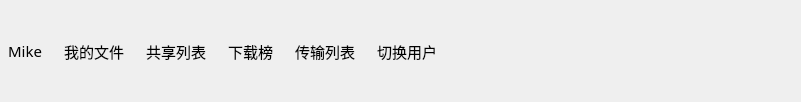
<?xml version="1.0" encoding="UTF-8"?>
<ui version="4.0">
 <class>MainWidgetButton</class>
 <widget class="QWidget" name="MainWidgetButton">
  <property name="geometry">
   <rect>
    <x>0</x>
    <y>0</y>
    <width>801</width>
    <height>102</height>
   </rect>
  </property>
  <property name="font">
   <font>
    <family>宋体</family>
    <pointsize>11</pointsize>
   </font>
  </property>
  <property name="windowTitle">
   <string>Form</string>
  </property>
  <layout class="QGridLayout" name="gridLayout">
   <property name="leftMargin">
    <number>0</number>
   </property>
   <property name="topMargin">
    <number>0</number>
   </property>
   <property name="rightMargin">
    <number>0</number>
   </property>
   <property name="bottomMargin">
    <number>0</number>
   </property>
   <property name="spacing">
    <number>0</number>
   </property>
   <item row="0" column="0" rowspan="2">
    <widget class="QFrame" name="frame">
     <property name="frameShape">
      <enum>QFrame::NoFrame</enum>
     </property>
     <property name="frameShadow">
      <enum>QFrame::Raised</enum>
     </property>
     <layout class="QHBoxLayout" name="horizontalLayout">
      <property name="spacing">
       <number>6</number>
      </property>
      <property name="leftMargin">
       <number>0</number>
      </property>
      <property name="topMargin">
       <number>0</number>
      </property>
      <property name="rightMargin">
       <number>0</number>
      </property>
      <property name="bottomMargin">
       <number>0</number>
      </property>
      <item>
       <widget class="QToolButton" name="buttonUser">
        <property name="text">
         <string>Mike</string>
        </property>
        <property name="icon">
         <iconset resource="image.qrc">
          <normaloff>:/image/title_user.png</normaloff>:/image/title_user.png</iconset>
        </property>
        <property name="iconSize">
         <size>
          <width>70</width>
          <height>70</height>
         </size>
        </property>
        <property name="autoRepeat">
         <bool>false</bool>
        </property>
        <property name="toolButtonStyle">
         <enum>Qt::ToolButtonTextUnderIcon</enum>
        </property>
        <property name="autoRaise">
         <bool>true</bool>
        </property>
       </widget>
      </item>
      <item>
       <widget class="QToolButton" name="buttonMyFiles">
        <property name="text">
         <string>我的文件</string>
        </property>
        <property name="icon">
         <iconset resource="image.qrc">
          <normaloff>:/image/tile_file.png</normaloff>:/image/tile_file.png</iconset>
        </property>
        <property name="iconSize">
         <size>
          <width>50</width>
          <height>50</height>
         </size>
        </property>
        <property name="autoRepeat">
         <bool>false</bool>
        </property>
        <property name="toolButtonStyle">
         <enum>Qt::ToolButtonTextUnderIcon</enum>
        </property>
        <property name="autoRaise">
         <bool>true</bool>
        </property>
       </widget>
      </item>
      <item>
       <widget class="QToolButton" name="buttonShareFiles">
        <property name="text">
         <string>共享列表</string>
        </property>
        <property name="icon">
         <iconset resource="image.qrc">
          <normaloff>:/image/title_share.png</normaloff>:/image/title_share.png</iconset>
        </property>
        <property name="iconSize">
         <size>
          <width>50</width>
          <height>50</height>
         </size>
        </property>
        <property name="autoRepeat">
         <bool>false</bool>
        </property>
        <property name="toolButtonStyle">
         <enum>Qt::ToolButtonTextUnderIcon</enum>
        </property>
        <property name="autoRaise">
         <bool>true</bool>
        </property>
       </widget>
      </item>
      <item>
       <widget class="QToolButton" name="buttonRankingList">
        <property name="text">
         <string>下载榜</string>
        </property>
        <property name="icon">
         <iconset resource="image.qrc">
          <normaloff>:/image/tile_hot.png</normaloff>:/image/tile_hot.png</iconset>
        </property>
        <property name="iconSize">
         <size>
          <width>50</width>
          <height>50</height>
         </size>
        </property>
        <property name="autoRepeat">
         <bool>false</bool>
        </property>
        <property name="toolButtonStyle">
         <enum>Qt::ToolButtonTextUnderIcon</enum>
        </property>
        <property name="autoRaise">
         <bool>true</bool>
        </property>
       </widget>
      </item>
      <item>
       <widget class="QToolButton" name="buttonData">
        <property name="text">
         <string>传输列表</string>
        </property>
        <property name="icon">
         <iconset resource="image.qrc">
          <normaloff>:/image/title_data.png</normaloff>:/image/title_data.png</iconset>
        </property>
        <property name="iconSize">
         <size>
          <width>50</width>
          <height>50</height>
         </size>
        </property>
        <property name="autoRepeat">
         <bool>false</bool>
        </property>
        <property name="toolButtonStyle">
         <enum>Qt::ToolButtonTextUnderIcon</enum>
        </property>
        <property name="autoRaise">
         <bool>true</bool>
        </property>
       </widget>
      </item>
      <item>
       <widget class="QToolButton" name="buttonChange">
        <property name="text">
         <string>切换用户</string>
        </property>
        <property name="icon">
         <iconset resource="image.qrc">
          <normaloff>:/image/title_change.png</normaloff>:/image/title_change.png</iconset>
        </property>
        <property name="iconSize">
         <size>
          <width>50</width>
          <height>50</height>
         </size>
        </property>
        <property name="autoRepeat">
         <bool>false</bool>
        </property>
        <property name="toolButtonStyle">
         <enum>Qt::ToolButtonTextUnderIcon</enum>
        </property>
        <property name="autoRaise">
         <bool>true</bool>
        </property>
       </widget>
      </item>
     </layout>
    </widget>
   </item>
   <item row="0" column="1">
    <spacer name="horizontalSpacer">
     <property name="orientation">
      <enum>Qt::Horizontal</enum>
     </property>
     <property name="sizeHint" stdset="0">
      <size>
       <width>82</width>
       <height>20</height>
      </size>
     </property>
    </spacer>
   </item>
   <item row="0" column="2">
    <layout class="QHBoxLayout" name="horizontalLayout_2">
     <item>
      <widget class="QToolButton" name="buttonMin">
       <property name="text">
        <string/>
       </property>
       <property name="icon">
        <iconset resource="image.qrc">
         <normaloff>:/image/title_min.png</normaloff>:/image/title_min.png</iconset>
       </property>
       <property name="iconSize">
        <size>
         <width>30</width>
         <height>30</height>
        </size>
       </property>
       <property name="autoRaise">
        <bool>true</bool>
       </property>
      </widget>
     </item>
     <item>
      <widget class="QToolButton" name="buttonMax">
       <property name="text">
        <string/>
       </property>
       <property name="icon">
        <iconset resource="image.qrc">
         <normaloff>:/image/title_max.png</normaloff>:/image/title_max.png</iconset>
       </property>
       <property name="iconSize">
        <size>
         <width>30</width>
         <height>30</height>
        </size>
       </property>
       <property name="autoRaise">
        <bool>true</bool>
       </property>
      </widget>
     </item>
     <item>
      <widget class="QToolButton" name="buttonClose">
       <property name="text">
        <string/>
       </property>
       <property name="icon">
        <iconset resource="image.qrc">
         <normaloff>:/image/title_close.png</normaloff>:/image/title_close.png</iconset>
       </property>
       <property name="iconSize">
        <size>
         <width>30</width>
         <height>30</height>
        </size>
       </property>
       <property name="autoRaise">
        <bool>true</bool>
       </property>
      </widget>
     </item>
    </layout>
   </item>
   <item row="1" column="2">
    <spacer name="verticalSpacer">
     <property name="orientation">
      <enum>Qt::Vertical</enum>
     </property>
     <property name="sizeType">
      <enum>QSizePolicy::Preferred</enum>
     </property>
     <property name="sizeHint" stdset="0">
      <size>
       <width>20</width>
       <height>57</height>
      </size>
     </property>
    </spacer>
   </item>
  </layout>
 </widget>
 <resources>
  <include location="image.qrc"/>
 </resources>
 <connections/>
</ui>
